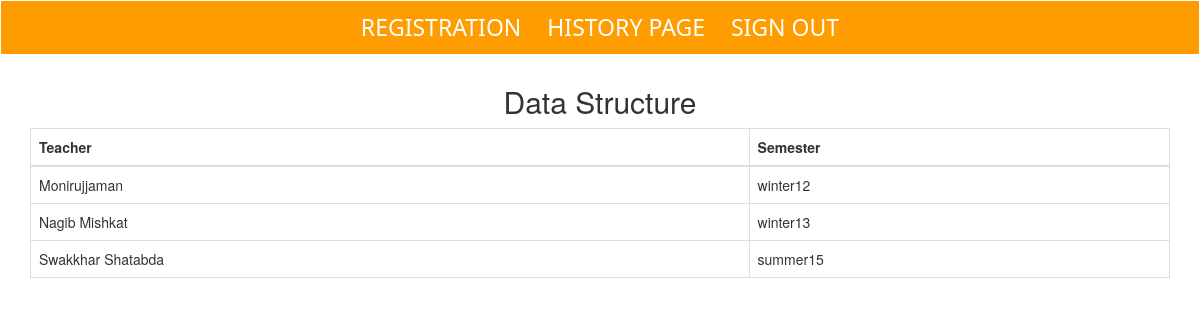
/teacher_history.php?subject=DS, run on the app's committed database.
### tables this page shows
CREATE TABLE `course` (
  `id` varchar(10) NOT NULL,
  `name` varchar(100) NOT NULL,
  `department` varchar(10) NOT NULL,
  `credit` int(5) NOT NULL
);

CREATE TABLE `teacher_history` (
  `facultyid` varchar(9) NOT NULL,
  `courseid` varchar(10) NOT NULL,
  `semester` varchar(10) NOT NULL
);

CREATE TABLE `person` (
  `id` varchar(9) NOT NULL,
  `name` varchar(200) NOT NULL,
  `password` varchar(100) DEFAULT NULL,
  `department` varchar(50) NOT NULL,
  `type` varchar(10) NOT NULL
);

### teacher_history.php (the view, shortened to what this page needs)
<?php
include_once('connection.php');
$subjectid = $_GET['subject'];
$result = $conn->query("SELECT person.name,teacher_history.semester FROM person JOIN teacher_history ON person.id=teacher_history.facultyid AND teacher_history.courseid='$subjectid'");
?>
<!DOCTYPE html>
<html>
    <head>
        <link rel="stylesheet" href="css/style.css">
        <link rel="stylesheet" href="https://maxcdn.bootstrapcdn.com/bootstrap/3.3.7/css/bootstrap.min.css">
    </head>
    <body>
         <div class="navbar">
            <ul>
              <li><a href="registration.php">Registration</a></li>
              <li><a href="history.php">History Page</a></li>
              <li><a href="signout.php">Sign out</a></li>
          </ul>
        </div>
         <h2 style="text-align: center;"><?php echo $conn->query("SELECT name FROM course WHERE course.id='$subjectid'")->fetch_object()->name ?></h2>
         <?php if($result->num_rows) { ?>
         <div class="container">
             <div class="table-responsive">
                 <table class="table table-bordered">
                     <thead>
                         <tr>
                             <th>Teacher</th>
                             <th>Semester</th>
                         </tr>
                     </thead>
                     <?php while($row = $result->fetch_assoc()) { ?>
                     <tr>
                         <td><?php echo $row['name'] ?></td>
                         <td><?php echo $row['semester'] ?></td>
                     </tr>
                     <?php } ?>
                 </table>
             </div>
         </div>
        <?php } ?>
    </body>
</html>

### css/style.css (style rules this page uses)
* { box-sizing: border-box }
body { font-family: sans-serif; }
ul { list-style-type: none; background-color: rgb(255, 157, 0); padding: 10px; text-align: center; font-family: 'Segoe UI', Tahoma, Geneva, Verdana, sans-serif; font-size: 23px; }
ul li { display: inline; }
ul li a { text-decoration: none; text-transform: uppercase; padding: 10px; color: white; }
a { color: blue; }
a:link { text-decoration: none; }

### data on the page
course: name "Data Structure"
teacher_history: person.name "Monirujjaman", semester "winter12"
teacher_history: person.name "Nagib Mishkat", semester "winter13"
teacher_history: person.name "Swakkhar Shatabda", semester "summer15"
